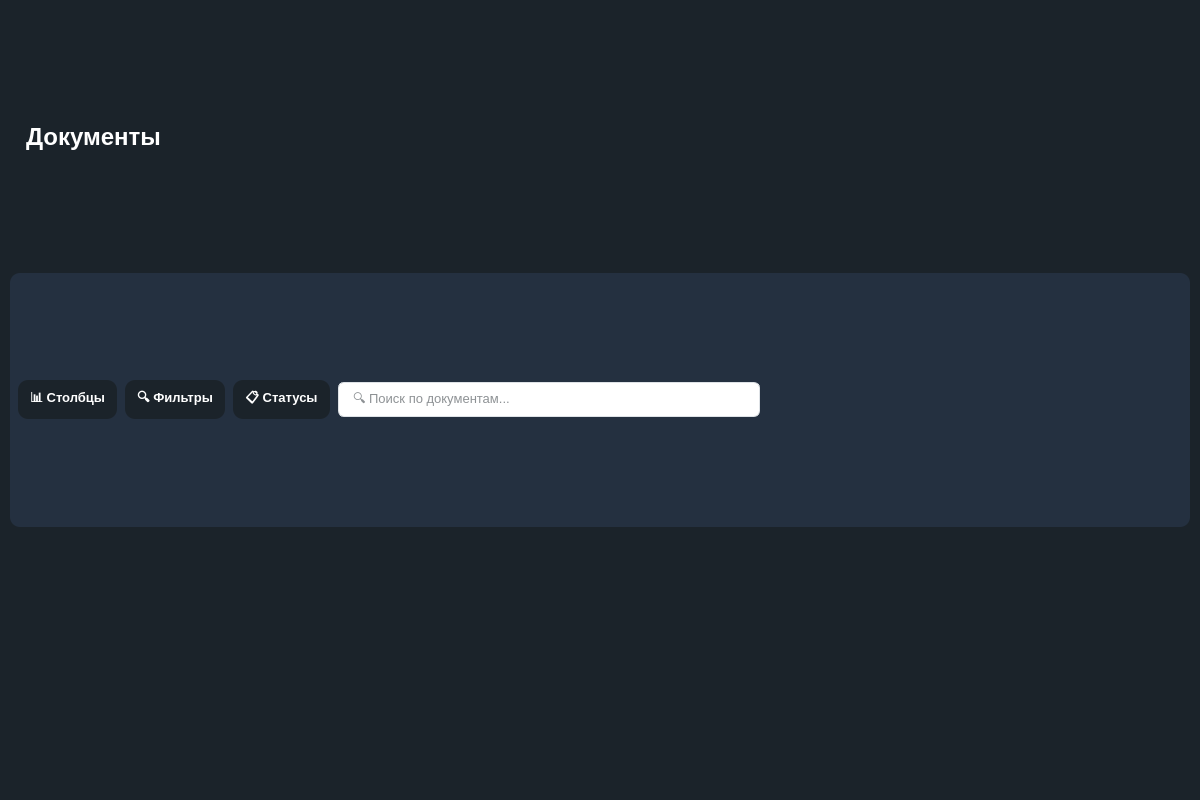
<?xml version="1.0" encoding="UTF-8"?>
<ui version="4.0">
 <class>DocumentsPanel</class>
 <widget class="QWidget" name="DocumentsPanel">
  <property name="geometry">
   <rect>
    <x>0</x>
    <y>0</y>
    <width>1200</width>
    <height>800</height>
   </rect>
  </property>
  <property name="styleSheet">
   <string notr="true">
    QWidget#DocumentsPanel {
        background-color: #1B232A;
    }
   </string>
  </property>
  <layout class="QVBoxLayout" name="panelLayout">
   <property name="spacing">
    <number>10</number>
   </property>
   <property name="leftMargin">
    <number>10</number>
   </property>
   <property name="topMargin">
    <number>10</number>
   </property>
   <property name="rightMargin">
    <number>10</number>
   </property>
   <property name="bottomMargin">
    <number>10</number>
   </property>
   <item>
    <widget class="QLabel" name="labelTitle">
     <property name="text">
      <string>Документы</string>
     </property>
     <property name="styleSheet">
      <string notr="true">
       QLabel {
           color: white;
           font-size: 24px;
           font-weight: bold;
           padding: 10px;
           background: transparent;
       }
      </string>
     </property>
    </widget>
   </item>
   <item>
    <widget class="QWidget" name="toolbarWidget" native="true">
     <property name="styleSheet">
      <string notr="true">
       QWidget#toolbarWidget {
           background-color: #243040;
           border-radius: 10px;
           padding: 5px;
       }
      </string>
     </property>
     <layout class="QHBoxLayout" name="toolbarLayout">
      <property name="spacing">
       <number>8</number>
      </property>
      <property name="leftMargin">
       <number>8</number>
      </property>
      <property name="topMargin">
       <number>8</number>
      </property>
      <property name="rightMargin">
       <number>8</number>
      </property>
      <property name="bottomMargin">
       <number>8</number>
      </property>
      <item>
       <widget class="QPushButton" name="columnsBtn">
        <property name="text">
         <string>📊 Столбцы</string>
        </property>
        <property name="styleSheet">
         <string notr="true">
          QPushButton {
              background-color: #1B232A;
              color: white;
              border: none;
              border-radius: 10px;
              padding: 8px 12px;
              font-size: 13px;
              font-weight: bold;
          }
          QPushButton:hover {
              background-color: #D9D9D6;
              color: black;
          }
          QPushButton:pressed {
              background-color: #B8B8B5;
          }
         </string>
        </property>
       </widget>
      </item>
      <item>
       <widget class="QPushButton" name="filterBtn">
        <property name="text">
         <string>🔍 Фильтры</string>
        </property>
        <property name="styleSheet">
         <string notr="true">
          QPushButton {
              background-color: #1B232A;
              color: white;
              border: none;
              border-radius: 10px;
              padding: 8px 12px;
              font-size: 13px;
              font-weight: bold;
          }
          QPushButton:hover {
              background-color: #D9D9D6;
              color: black;
          }
          QPushButton:pressed {
              background-color: #B8B8B5;
          }
         </string>
        </property>
       </widget>
      </item>
      <item>
       <widget class="QPushButton" name="statusesBtn">
        <property name="text">
         <string>📋 Статусы</string>
        </property>
        <property name="styleSheet">
         <string notr="true">
          QPushButton {
              background-color: #1B232A;
              color: white;
              border: none;
              border-radius: 10px;
              padding: 8px 12px;
              font-size: 13px;
              font-weight: bold;
          }
          QPushButton:hover {
              background-color: #D9D9D6;
              color: black;
          }
          QPushButton:pressed {
              background-color: #B8B8B5;
          }
         </string>
        </property>
       </widget>
      </item>
      <item>
       <widget class="QLineEdit" name="searchEdit">
        <property name="placeholderText">
         <string>🔍 Поиск по документам...</string>
        </property>
        <property name="styleSheet">
         <string notr="true">
          QLineEdit {
              background-color: white;
              border: 1px solid #dee2e6;
              border-radius: 6px;
              padding: 8px 12px;
              color: #1B232A;
              font-size: 13px;
          }
          QLineEdit:focus {
              border-color: #ccab6e;
          }
         </string>
        </property>
       </widget>
      </item>
      <item>
       <spacer name="horizontalSpacer">
        <property name="orientation">
         <enum>Qt::Horizontal</enum>
        </property>
        <property name="sizeHint" stdset="0">
         <size>
          <width>40</width>
          <height>20</height>
         </size>
        </property>
       </spacer>
      </item>
     </layout>
    </widget>
   </item>
   <item>
    <widget class="QWidget" name="tableViewContainer" native="true">
     <layout class="QVBoxLayout" name="tableViewLayout">
      <property name="spacing">
       <number>0</number>
      </property>
      <property name="leftMargin">
       <number>0</number>
      </property>
      <property name="topMargin">
       <number>0</number>
      </property>
      <property name="rightMargin">
       <number>0</number>
      </property>
      <property name="bottomMargin">
       <number>0</number>
      </property>
     </layout>
    </widget>
   </item>
  </layout>
 </widget>
 <resources/>
 <connections/>
</ui>
